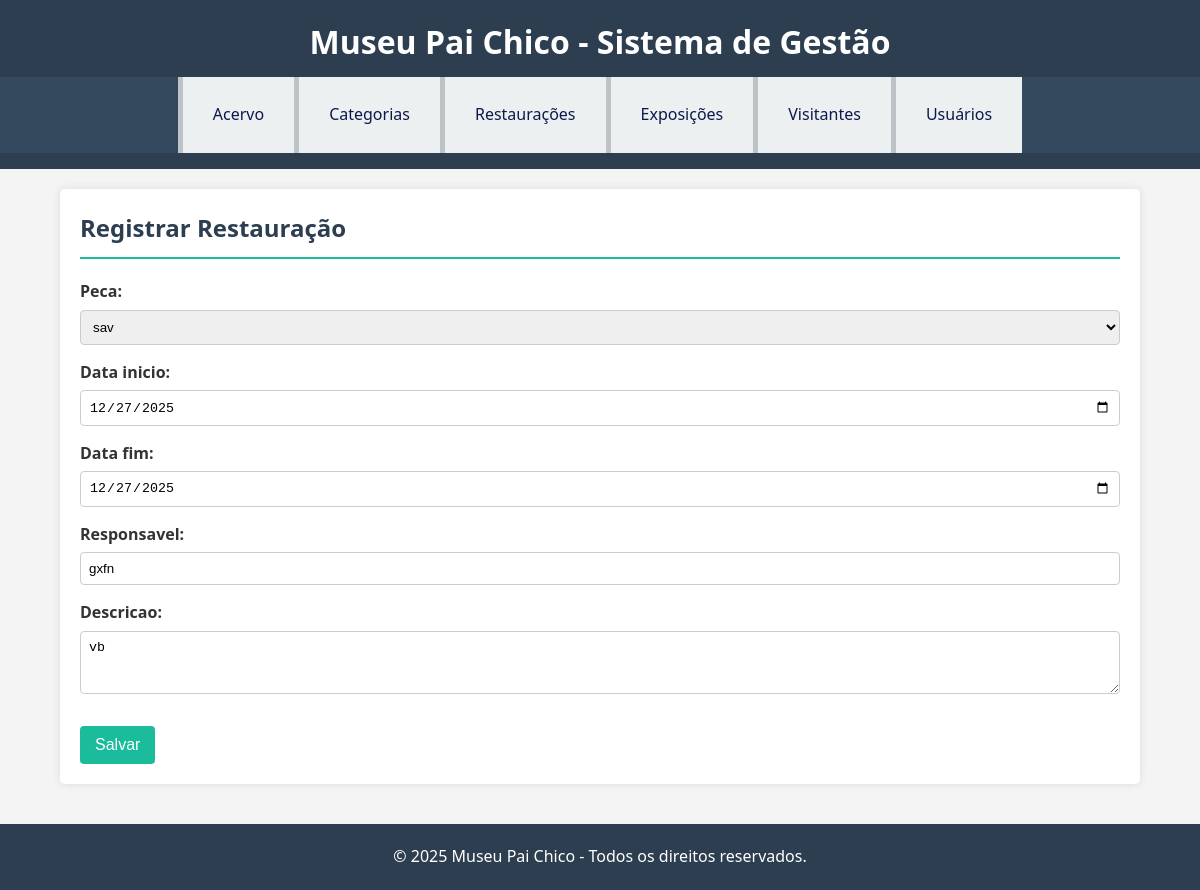
The page /restauracoes/editar/4/ on the database its author committed.
### restauracoes/models.py (models this page shows, shortened)
class Restauracao(models.Model):
    responsavel = models.CharField(max_length=150)
    data_inicio = models.DateField()
    data_fim = models.DateField(null=True, blank=True)
    descricao = models.TextField()
    peca = models.ForeignKey('acervo.Peca', on_delete=models.CASCADE)

### restauracoes/views.py (the view)
# urls.py: path('restauracoes/editar/<int:id>/', editar_restauracao, name='editar_restauracao'),
def editar_restauracao(request, id):
    restauracao = get_object_or_404(Restauracao, id=id)
    if request.method == 'POST':
        form = RestauracaoForm(request.POST, instance=restauracao)
        if form.is_valid():
            form.save()
            return redirect('listar_restauracoes')
    else:
        form = RestauracaoForm(instance=restauracao)
    return render(request, 'restauracoes/form_restauracao.html', {'form': form})

### restauracoes/forms.py
class RestauracaoForm(forms.ModelForm):
    class Meta:
        model = Restauracao
        fields = ['peca', 'data_inicio', 'data_fim', 'responsavel', 'descricao']
        widgets = {
            'data_inicio': forms.DateInput(attrs={'type': 'date'}),
            'data_fim': forms.DateInput(attrs={'type': 'date'}),
            'descricao': forms.Textarea(attrs={'rows': 3}),
        }

### acervo/models.py (called while the page is built)
    def __str__(self):
        return self.titulo

### restauracoes/templates/restauracoes/form_restauracao.html (shortened to what this page needs)
{% extends 'base.html' %}
{% block content %}
    <h2>Registrar Restauração</h2>
    <form method="post">
        {{ form.as_p }}
        <button type="submit">Salvar</button>
    </form>
{% endblock %}

### templates/base.html (style rules this page uses)
* { margin: 0; padding: 0; box-sizing: border-box; }
body { font-family: 'Segoe UI', Tahoma, Geneva, Verdana, sans-serif; background-color: #f4f4f4; color: #333; line-height: 1.6; display: flex; flex-direction: column; min-height: 100vh; }
h2 { color: #2c3e50; margin-bottom: 20px; border-bottom: 2px solid #1abc9c; padding-bottom: 10px; }
button { background-color: #1abc9c; color: white; border: none; padding: 10px 15px; cursor: pointer; font-size: 16px; border-radius: 4px; margin-top: 10px; }
form p { margin-bottom: 15px; }
label { display: block; font-weight: bold; margin-bottom: 5px; }
input[type="text"], input[type="number"], input[type="email"], input[type="date"], select, textarea { width: 100%; padding: 8px; border: 1px solid #ccc; border-radius: 4px; }

### rows shown on the page
Restauracao: peca "sav", data_inicio "12/27/2025", data_fim "12/27/2025", responsavel "gxfn", descricao "vb"
